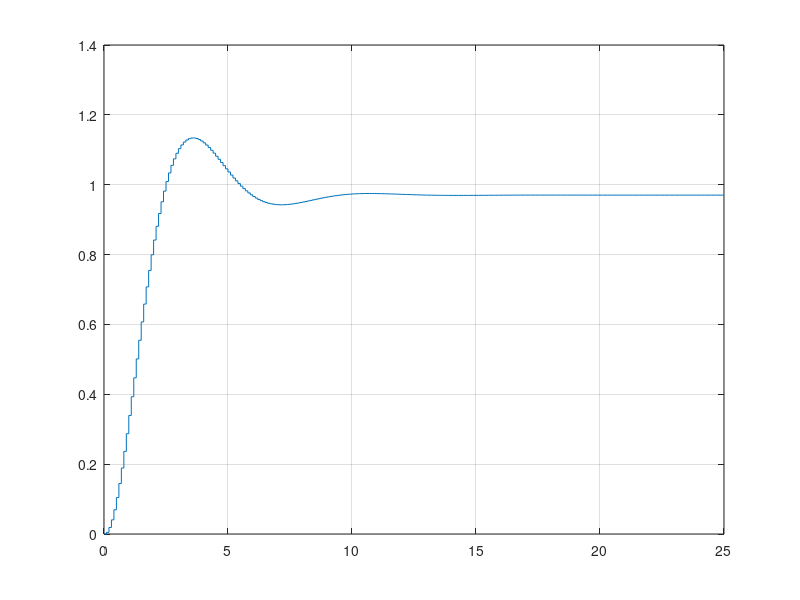
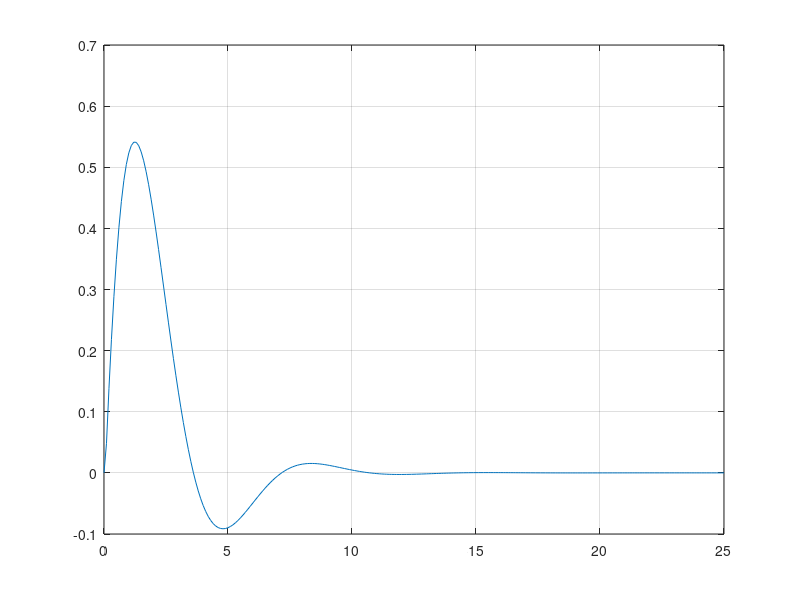

Recreate these plots in MATLAB, in order.
numerador = [0.004833 0.004675];
denominador = [1 -1.895 0.9048];

Gs = tf(numerador, denominador, 0.1);

Gs

[S1DStep_y, S1DStep_t] = step(Gs, 25);
[S1DImpulse_y, S1DImpulse_t] = impulse(Gs, 25);

figure(1)
stairs(S1DStep_t, S1DStep_y)
grid()

figure(2)
plot(S1DImpulse_t, S1DImpulse_y)
grid()